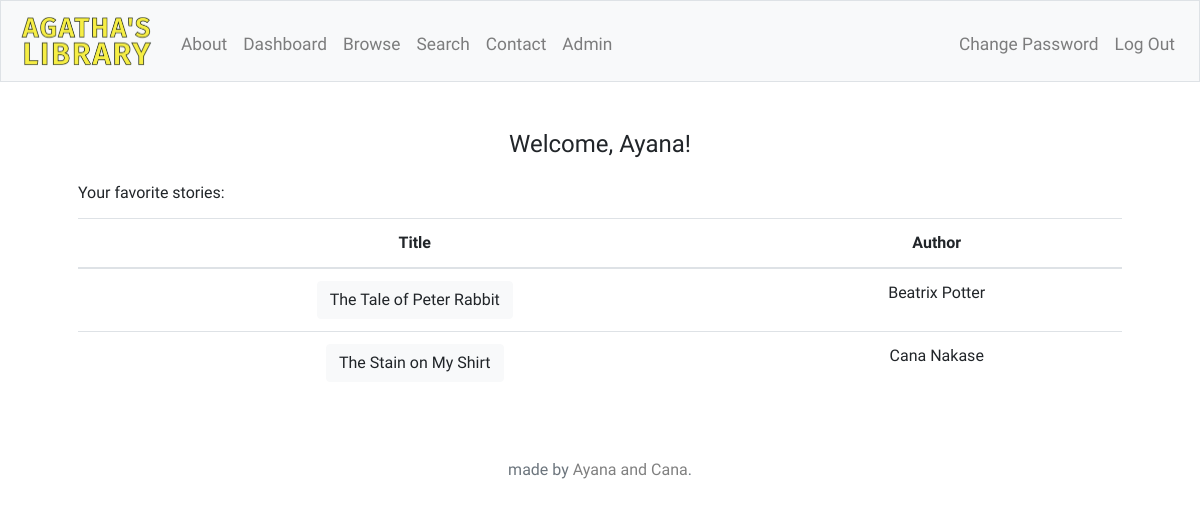
The page /user (signed in) on the database its author committed.
### tables this page shows
CREATE TABLE 'stories' ('story_id' INTEGER PRIMARY KEY AUTOINCREMENT NOT NULL, 'title' TEXT, 'story' TEXT,'clicks' INTEGER, 'finished' INTEGER, 'author_id' INTEGER, FOREIGN KEY('author_id') REFERENCES 'authors'('author_id'));

CREATE TABLE 'authors'('author_id' INTEGER PRIMARY KEY AUTOINCREMENT NOT NULL, 'name' TEXT, first_name[text], last_name[TEXT]);

### application.py (the view)
@app.route("/user")
@login_required
def user():
    fav_stories = db.execute("SELECT stories.story_id, stories.title, authors.name FROM stories JOIN authors ON stories.author_id = authors.author_id WHERE story_id IN (SELECT story_id FROM favorites WHERE user_id=:user_id);", user_id=session["user_id"])
    if len(fav_stories) != 0:
        have_favorites = True
        num = random.randint(0, len(fav_stories)-1)
        rand_story_id = fav_stories[num]["story_id"]
        rand_story_title = db.execute("SELECT title FROM stories WHERE story_id=:story_id;", story_id=rand_story_id)
        total_recs = db.execute("SELECT stories.story_id, stories.title, authors.name FROM stories JOIN authors ON stories.author_id = authors.author_id WHERE story_id IN (SELECT DISTINCT story_id FROM favorites WHERE user_id != :user_id AND user_id IN (SELECT user_id FROM favorites WHERE story_id=:story_id));",
                        user_id=session["user_id"], story_id=rand_story_id)
        recs = []
        for i in range(len(total_recs)):
            if total_recs[i] not in fav_stories:
                recs.append(total_recs[i])
        if len(recs) != 0:
            have_recs = True
        else:
            have_recs = False
        return render_template("user.html", first_name=session["first_name"], fav_stories=fav_stories, have_favorites=have_favorites, rand_story_title=rand_story_title, recs=recs, have_recs=have_recs)
    else:
        have_favorites = False
        return render_template("user.html", first_name=session["first_name"], fav_stories=fav_stories, have_favorites=have_favorites)

### application.py (called while the page is built)
@app.after_request
def after_request(response):
    response.headers["Cache-Control"] = "no-cache, no-store, must-revalidate"
    response.headers["Expires"] = 0
    response.headers["Pragma"] = "no-cache"
    return response

### helpers.py (called while the page is built)
def login_required(f):
    @wraps(f)
    def decorated_function(*args, **kwargs):
        if session.get("user_id") is None:
            return redirect("/login")
        return f(*args, **kwargs)
    return decorated_function

### templates/user.html (shortened to what this page needs)
{% extends "layout.html" %}
{% block main %}
    <h4>Welcome, {{ first_name }}!</h4>
    {% if have_favorites %}
    <div class="text-left mb-3" style="padding: 1em 0 0 0;">
        <h6>Your favorite stories:</h6>
    </div>
    <form action="/browse" method="post">
    <table class="table">
        <thead>
            <tr>
                <th>Title</th>
                <th>Author</th>
            </tr>
        </thead>
        <tbody>
            {% for story in fav_stories %}
                <tr>
                    <td><button class="btn btn-light" type="submit" name="story_id" value={{ story["story_id"] }}>{{ story["title"] }}</button></a></td>
                    <td>{{ story["name"] }}</td>
                </tr>
            {% endfor %}
        </tbody>
    </table>
    </form>
    {% else %}
    <p>You don't have any favorite stories yet.</p>
    <a href="/browse"><button class="btn btn-outline-dark" type="submit">Browse!</button></a>
    {% endif %}
{% endblock %}

### static/styles.css (style rules this page uses)
body { font-family: 'Amiri'; }

### rows shown on the page
stories: {{ story["story_id"] }} 3 (drawn), title "The Tale of Peter Rabbit", name "Beatrix Potter"
stories: {{ story["story_id"] }} 5 (drawn), title "The Stain on My Shirt", name "Cana Nakase"

### other values the page prints
{{ first_name }} "Ayana"
